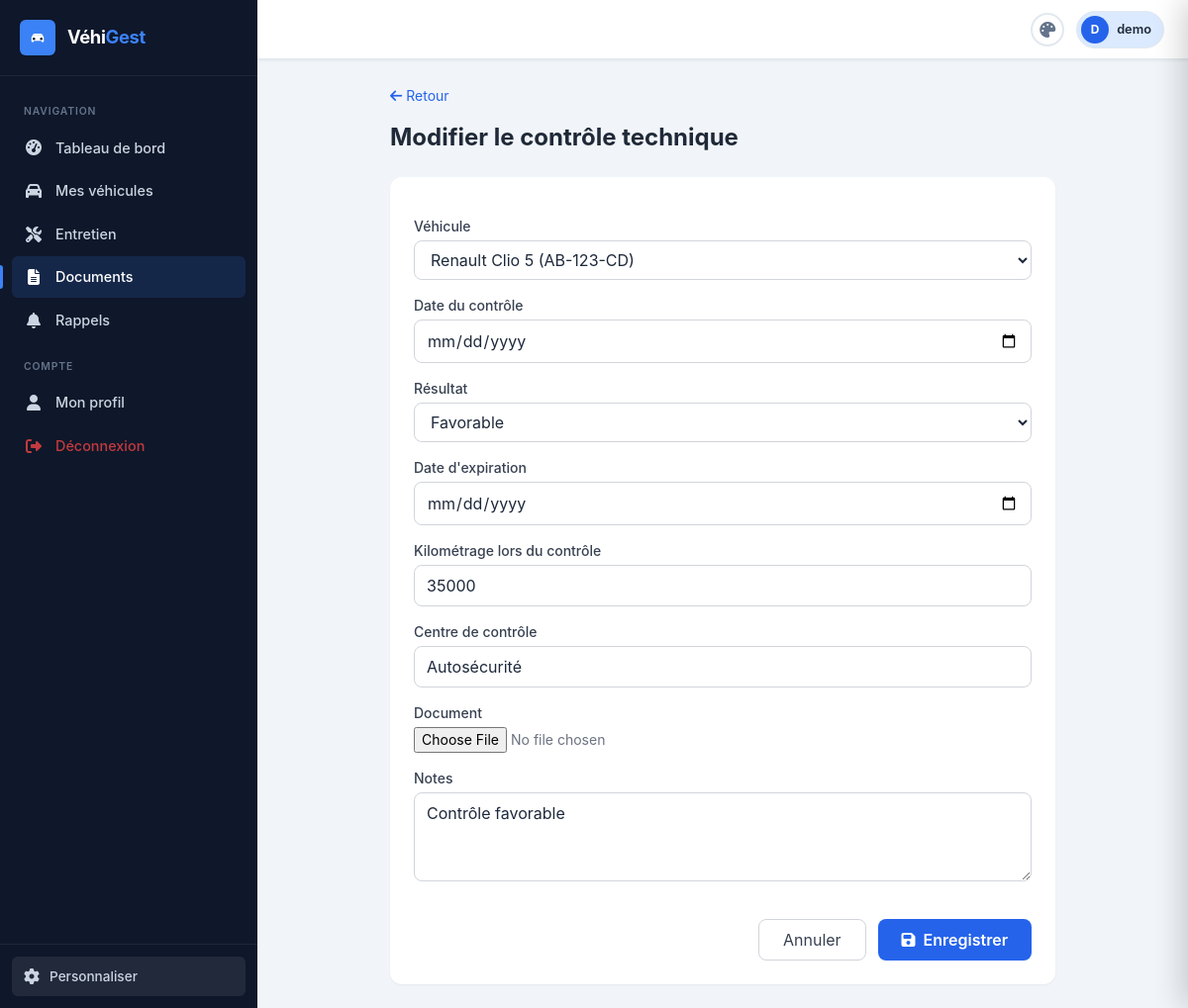
Screenshot of /documents/controle-technique/1/modifier/ (signed in) with the database file from the repository.
### documents/models.py (models this page shows, shortened)
class TechnicalInspection(models.Model):
    class Result(models.TextChoices):
        PASSED = 'passed', 'Favorable'
        FAILED = 'failed', 'Défavorable'
        PARTIAL = 'partial', 'Favorable avec réserves'
    vehicle = models.ForeignKey(Vehicle, on_delete=models.CASCADE, related_name='technical_inspections', verbose_name='Véhicule')
    inspection_date = models.DateField("Date du contrôle")
    result = models.CharField('Résultat', max_length=10, choices=Result.choices)
    expiry_date = models.DateField("Date d'expiration")
    mileage_at_inspection = models.IntegerField('Kilométrage lors du contrôle', null=True, blank=True)
    garage_name = models.CharField('Centre de contrôle', max_length=200, blank=True)
    document = models.FileField('Document', upload_to='documents/inspections/', blank=True)
    notes = models.TextField('Notes', blank=True)
    created_at = models.DateTimeField(auto_now_add=True)
    updated_at = models.DateTimeField(auto_now=True)
    class Meta:
        verbose_name = 'Contrôle Technique'
        verbose_name_plural = 'Contrôles Techniques'
        ordering = ['-inspection_date']

### documents/views.py (the view)
# urls.py: path('controle-technique/<int:pk>/modifier/', views.inspection_update, name='inspection_update'),
@login_required
def inspection_update(request, pk):
    inspection = get_object_or_404(TechnicalInspection, pk=pk, vehicle__user=request.user)
    if request.method == 'POST':
        form = TechnicalInspectionForm(user=request.user, data=request.POST, files=request.FILES, instance=inspection)
        if form.is_valid():
            form.save()
            messages.success(request, 'Contrôle technique modifié avec succès !')
            return redirect('documents:list')
    else:
        form = TechnicalInspectionForm(user=request.user, instance=inspection)
    return render(request, 'documents/inspection_form.html', {'form': form, 'title': "Modifier le contrôle technique"})

### vehicles/models.py (called while the page is built)
    def __str__(self):
        return f"{self.brand} {self.model} ({self.registration_number or 'Sans plaque'})"

### documents/templates/documents/inspection_form.html (shortened to what this page needs)
{% extends "base.html" %}
{% block content %}
<div class="max-w-2xl mx-auto">
    <a href="{% url 'documents:list' %}" class="text-blue-600 hover:underline text-sm mb-4 inline-block"><i class="fas fa-arrow-left mr-1"></i>Retour</a>
    <h1 class="text-2xl font-bold text-gray-800 mb-6">{{ title }}</h1>
    <div class="bg-white rounded-xl shadow-sm p-6">
        <form method="post" enctype="multipart/form-data" class="space-y-4">
            {% for field in form %}
            <div>
                <label class="block text-sm font-medium text-gray-700 mb-1">{{ field.label }}</label>
                {{ field }}
            </div>
            {% endfor %}
            <div class="flex justify-end gap-3 pt-4">
                <a href="{% url 'documents:list' %}" class="px-6 py-2 border border-gray-300 rounded-lg text-gray-700 hover:bg-gray-50 transition">Annuler</a>
                <button type="submit" class="bg-blue-600 text-white px-6 py-2 rounded-lg font-semibold hover:bg-blue-700 transition">
                    <i class="fas fa-save mr-2"></i>Enregistrer
                </button>
            </div>
        </form>
    </div>
</div>
{% endblock %}

### templates/base.html (shortened to what this page needs)
<!DOCTYPE html>
{% load static %}
<html lang="fr" data-theme="light" data-sidebar-style="standard" data-sidebar-color="default" data-font-size="medium">
<head>
    <script src="https://cdn.tailwindcss.com"></script>
    <link rel="stylesheet" href="https://cdnjs.cloudflare.com/ajax/libs/font-awesome/6.5.1/css/all.min.css">
</head>
<body>
    {% if user.is_authenticated %}
    <div class="app-layout">
        <aside class="sidebar" id="sidebar">
            <div class="sidebar-header">
                <div class="sidebar-logo-icon">
                </div>
                <span class="sidebar-brand">Véhi<span>Gest</span></span>
            </div>
            <nav class="sidebar-nav">
                <div class="sidebar-section-title">Navigation</div>
                <a href="{% url 'dashboard:home' %}" class="sidebar-link {% if request.resolver_match.app_name == 'dashboard' %}active{% endif %}">
                    <i class="fas fa-tachometer-alt"></i>
                    <span class="link-text">Tableau de bord</span>
                </a>
                <a href="{% url 'vehicles:list' %}" class="sidebar-link {% if request.resolver_match.app_name == 'vehicles' %}active{% endif %}">
                    <i class="fas fa-car"></i>
                    <span class="link-text">Mes véhicules</span>
                </a>
                <a href="{% url 'maintenance:list' %}" class="sidebar-link {% if request.resolver_match.app_name == 'maintenance' %}active{% endif %}">
                    <i class="fas fa-tools"></i>
                    <span class="link-text">Entretien</span>
                </a>
                <a href="{% url 'documents:list' %}" class="sidebar-link {% if request.resolver_match.app_name == 'documents' %}active{% endif %}">
                    <i class="fas fa-file-alt"></i>
                    <span class="link-text">Documents</span>
                </a>
                <a href="{% url 'notifications:reminders' %}" class="sidebar-link {% if request.resolver_match.app_name == 'notifications' %}active{% endif %}">
                    <i class="fas fa-bell"></i>
                    <span class="link-text">Rappels</span>
                </a>
                <div class="sidebar-section-title">Compte</div>
                <a href="{% url 'accounts:profile' %}" class="sidebar-link">
                    <i class="fas fa-user"></i>
                    <span class="link-text">Mon profil</span>
                </a>
                <a href="{% url 'accounts:logout' %}" class="sidebar-link" style="color:rgba(239,68,68,0.8)">
                    <i class="fas fa-sign-out-alt"></i>
                    <span class="link-text">Déconnexion</span>
                </a>
            </nav>
            <div class="sidebar-footer">
                <button class="settings-btn" onclick="openSettings()">
                    <i class="fas fa-cog"></i>
                    <span>Personnaliser</span>
                </button>
            </div>
        </aside>
        <div class="app-content">
            <header class="topbar">
                <div class="topbar-right">
                    <button onclick="openSettings()" class="theme-btn" title="Personnaliser" style="width:34px;height:34px;border-color:var(--border-color)">
                        <i class="fas fa-palette"></i>
                    </button>
                    <div style="display:flex;align-items:center;gap:8px;padding:4px 12px 4px 4px;border-radius:50px;background:var(--accent-light);border:1px solid var(--border-color)">
                        <div style="width:28px;height:28px;border-radius:50%;background:var(--accent);display:flex;align-items:center;justify-content:center;color:#fff;font-size:0.75rem;font-weight:700">
                            {{ user.username|first|upper }}
                        </div>
                        <span style="font-size:0.8rem;font-weight:600;color:var(--text-primary)">{{ user.username }}</span>
                    </div>
                </div>
            </header>
            <main class="main-area">
                {% block content %}{% endblock %}
            </main>
        </div>
    </div>
    {% else %}
    <main class="min-h-screen" style="background:var(--bg-body)">
        {% block auth_content %}{% endblock %}
    </main>
    {% endif %}
</body>
</html>

### rows the page displays
TechnicalInspection: form "Renault Clio 5 (AB-123-CD)" "Favorable" "35000" "Autosécurité" "Contrôle favorable"

### other values shown
{{ user.username|first|upper }} "D"
{{ user.username }} "demo"
{{ title }} "Modifier le contrôle technique"
{{ field.label }} "Véhicule" "Date du contrôle" "Résultat" "Date d'expiration" "Kilométrage lors du contrôle" "Centre de contrôle" "Document" "Notes"
